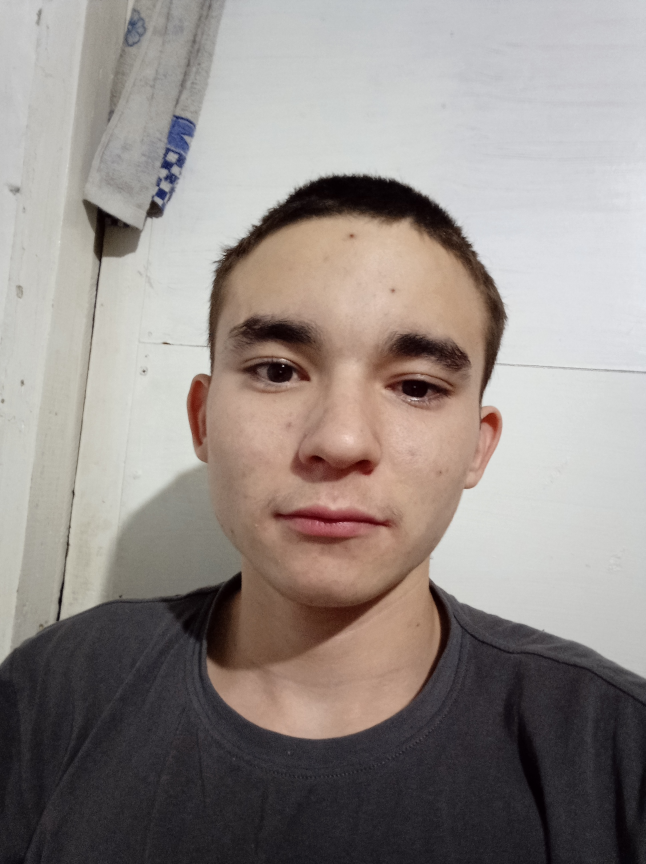
#> input picture test_images/2.jpg, 1936 x 2592 px, found by its file name (shown at 1/3 size); its folder holds 4 pictures in this run
$ python faceswaptest.py
#> lines starting #> are read from the running program, lines starting #| are printed output that depends on the picture; after the words box and inside, x2 and y2 are one past the last pixel; in counts of white or black regions, pixels touching at a corner belong together
import cv2
import numpy as np


def extract_ellipse(image, center, axes, angle=0, start_angle=0, end_angle=360):
    # Erstelle eine leere Maske, die die gleiche Größe wie das Bild hat
    mask = np.zeros(image.shape[:2], dtype=np.uint8)

    # Zeichne eine Ellipse auf der Maske (weiß auf schwarzem Hintergrund)
    cv2.ellipse(mask, center, axes, angle, start_angle, end_angle, (255), -1)

    # Erstelle einen Alpha-Kanal aus der Maske (für Transparenz)
    alpha_mask = cv2.merge([mask, mask, mask, mask])

    # Wenn das Bild nur 3 Kanäle hat, konvertiere es in ein 4-Kanal-Bild (BGRA)
    if image.shape[2] == 3:
        image = cv2.cvtColor(image, cv2.COLOR_BGR2BGRA)

    # Wende die Maske auf das Bild an, um den Ellipsenbereich zu extrahieren
    result = cv2.bitwise_and(image, alpha_mask)

    return result


image1_name = input("input image1 name and format: ")
#> the answer given: test_images/2.jpg
image2_name = input("input image2 name and format: ")
#> the answer given: test_images/3.jpg

# Lade das Bild
image_path = 'test_images/' + image1_name  # Ersetze mit deinem Bildpfad
image_path2 = 'test_images/' + image2_name  # Ersetze mit deinem Bildpfad

image1 = cv2.imread(image_path)
#> image1 is the input picture: shape (2592, 1936, 3); mean B, G, R 136.1, 140.2, 148.4
image2 = cv2.imread(image_path2)
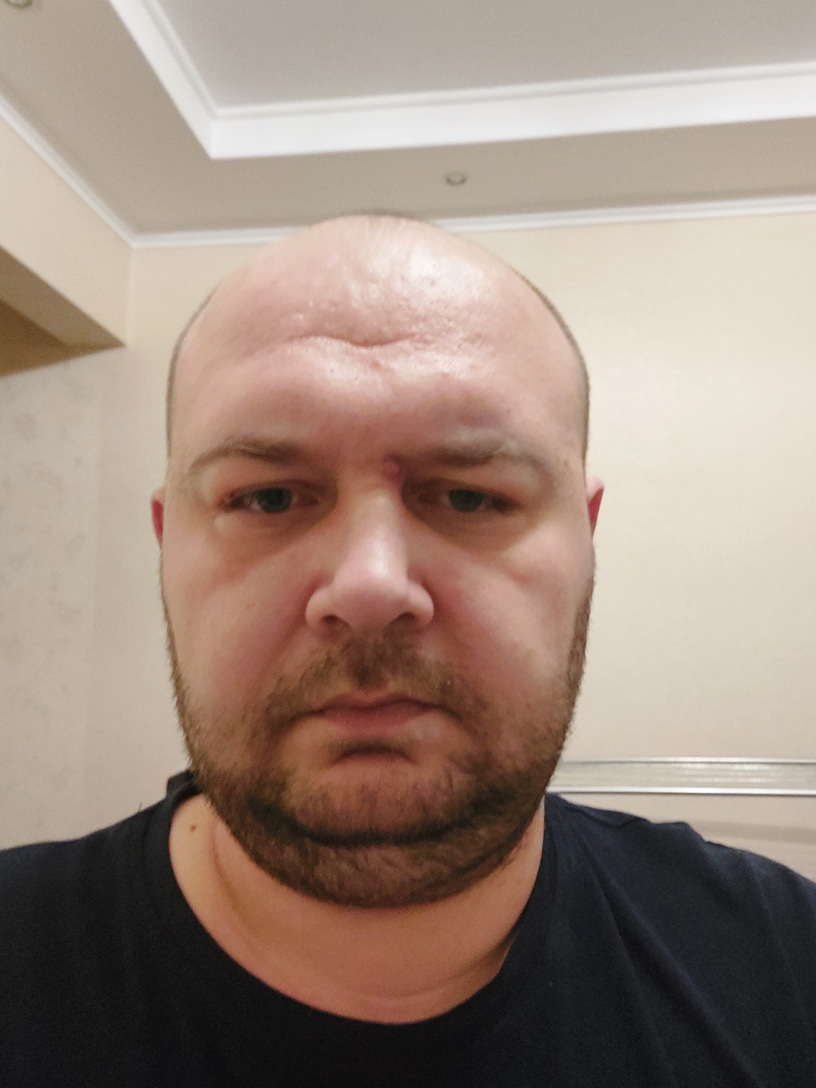
#> input picture test_images/3.jpg, 2448 x 3264 px, found by its file name (shown at 1/3 size)
#> image2 is the input picture: shape (3264, 2448, 3); mean B, G, R 124.7, 136.7, 155.8
gray1 = cv2.cvtColor(image1, cv2.COLOR_BGR2GRAY)
gray2 = cv2.cvtColor(image2, cv2.COLOR_BGR2GRAY)
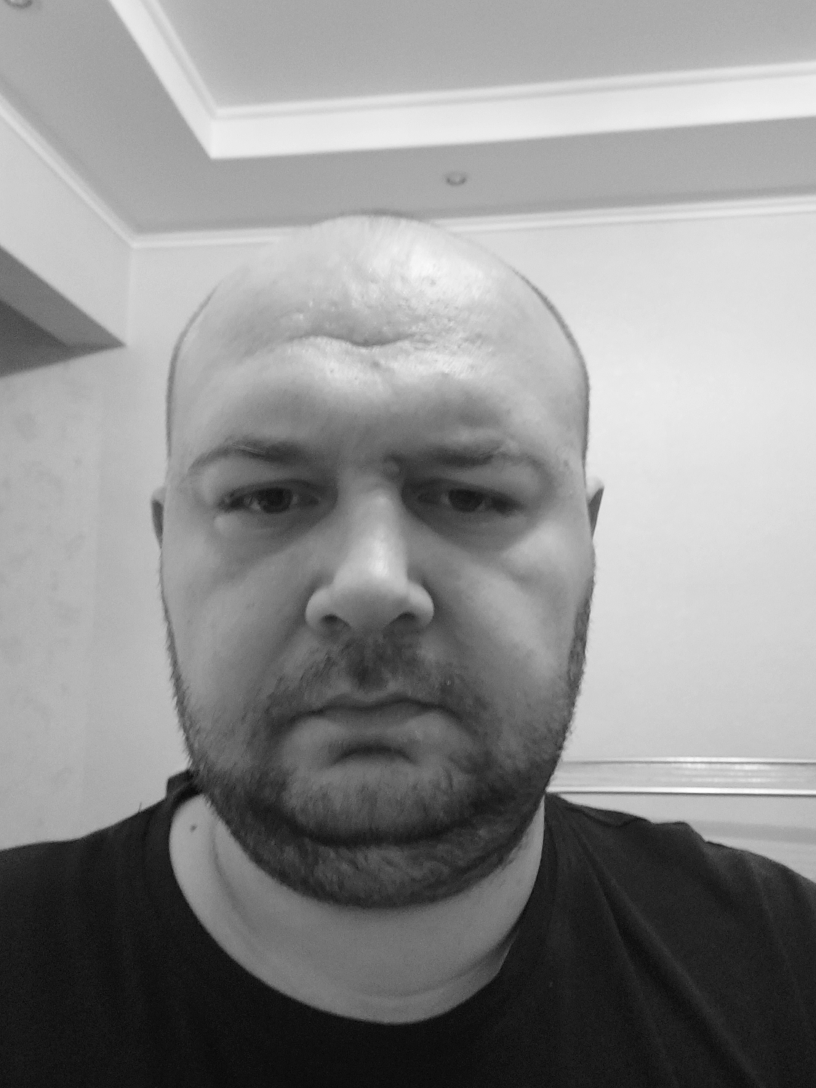
#> gray2: shape (3264, 2448) (shown at 1/3 size); min 3, max 255, mean 141.1

# Lade OpenCVs vortrainiertes Haar-Cascade für Gesichtsdetektion
face_cascade = cv2.CascadeClassifier(cv2.data.haarcascades + 'haarcascade_frontalface_default.xml')

# Detectiere Gesichter im Bild
faces1 = face_cascade.detectMultiScale(gray1, scaleFactor=1.1, minNeighbors=5)
#> faces1 = [[444, 632, 1174, 1174]]
faces2 = face_cascade.detectMultiScale(gray2, scaleFactor=1.1, minNeighbors=5)
#> faces2 = [[337, 883, 1575, 1575]]

if len(faces1) < 1 or len(faces2) < 1:
    print("각 이미지에서 최소한 하나의 얼굴이 필요합니다!")
else:
    # Extrahiere die Regionen der Gesichter
    x1, y1, w1, h1 = faces1[0]
#> x1 = 444; y1 = 632; w1 = 1174; h1 = 1174
    x2, y2, w2, h2 = faces2[0]
#> x2 = 337; y2 = 883; w2 = 1575; h2 = 1575

    # Extrahiere die Gesichter aus den Rechtecken
    face1 = image1[y1:y1 + h1, x1:x1 + w1]
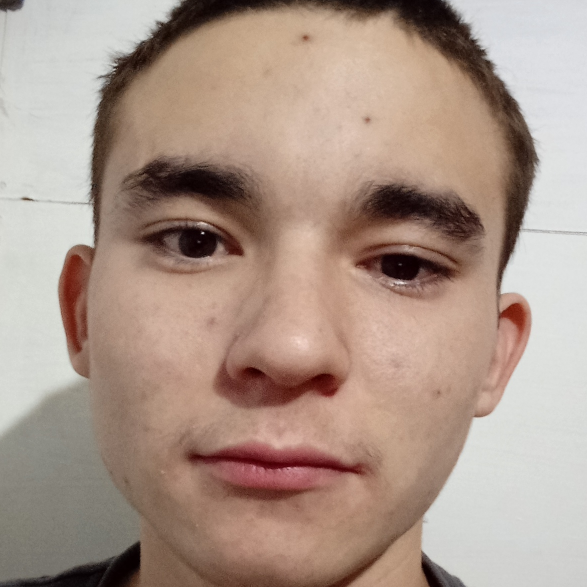
#> face1: shape (1174, 1174, 3) (shown at 1/2 size); mean B, G, R 137.7, 150.1, 171.6
    face2 = image2[y2:y2 + h2, x2:x2 + w2]
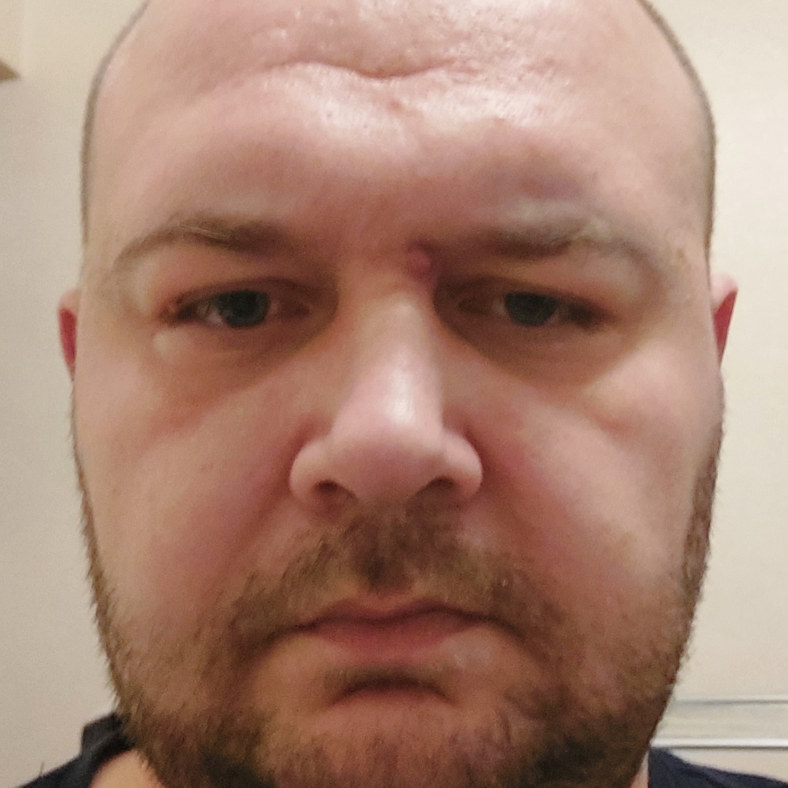
#> face2: shape (1575, 1575, 3) (shown at 1/2 size); mean B, G, R 114, 130.6, 166.8

    # Resize die Gesichter auf die Zielgröße
    face1_resized = cv2.resize(face1, (w2, h2))
    face2_resized = cv2.resize(face2, (w1, h1))

    # Berechne die Mittelpunkte und Achsen nach dem Resizing
    center1_resized = (w2 // 2, h2 // 2)  # Mittelpunkte nach Resize
#> center1_resized = (787, 787)
    axes1_resized = (w2 // 3, h2 // 2)  # Achsen nach Resize
#> axes1_resized = (525, 787)
    center2_resized = (w1 // 2, h1 // 2)  # Mittelpunkte nach Resize
#> center2_resized = (587, 587)
    axes2_resized = (w1 // 3, h1 // 2)  # Achsen nach Resize
#> axes2_resized = (391, 587)

    # Extrahiere die Ellipsen aus den resized Gesichtern
    face1_ellipse = extract_ellipse(face1_resized, center1_resized, axes1_resized)
#> in extract_ellipse, `cv2.ellipse(mask, center, axes, angle, start_angle, end_angle, (255), ..`:
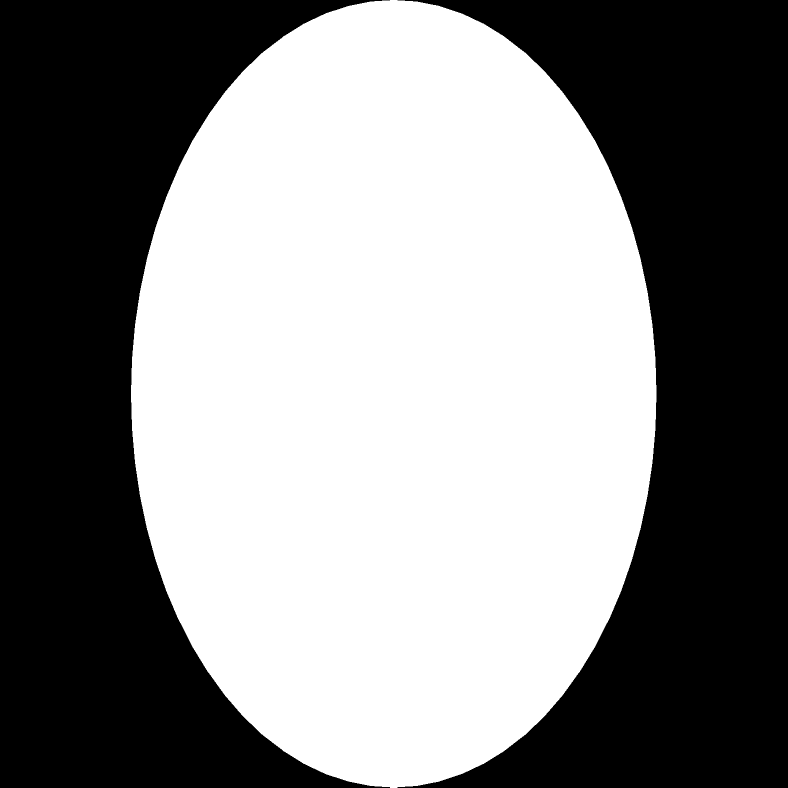
#> mask: shape (1575, 1575) (shown at 1/2 size); 52.3% white; 2 black regions, box (x1, y1, x2, y2) and area: (0, 0, 780, 1575) 591071, (795, 0, 1575, 1575) 591057
    face2_ellipse = extract_ellipse(face2_resized, center2_resized, axes2_resized)
#> call 2 of extract_ellipse, with center = (587, 587), axes = (391, 587), angle = 0, start_angle = 0, end_angle = 360
#> in extract_ellipse (call 2), `cv2.ellipse(mask, center, axes, angle, start_angle, end_angle, (255), ..`: mask: shape (1174, 1174); 52.4% white; 2 black regions, box (x1, y1, x2, y2) and area: (0, 0, 580, 1174) 328921, (595, 0, 1174, 1174) 327707
#> in extract_ellipse (call 2), `result = cv2.bitwise_and(image, alpha_mask)`:
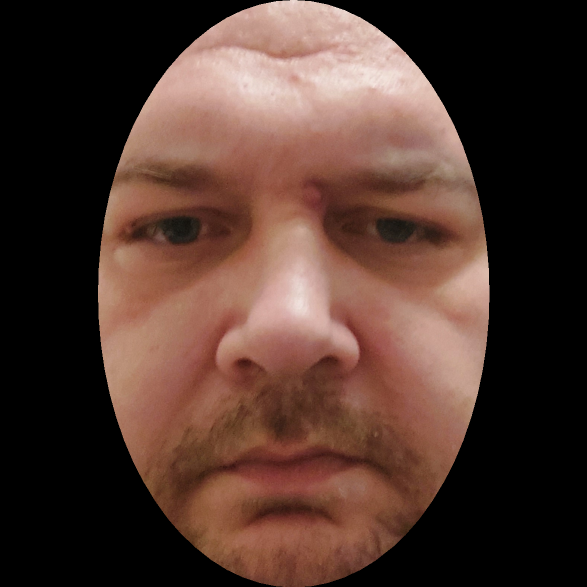
#> result: shape (1174, 1174, 4) (shown at 1/2 size); mean B, G, R, A 46.4, 55, 79.8, 133.5

    # Erstelle ein Ergebnisbild, das das Originalbild kopiert
    result1 = image1.copy()
    result2 = image2.copy()

    # Extrahiere nur die ersten 3 Kanäle aus den resized Gesichtern (ignoriere den Alpha-Kanal)
    face1_resized_bgr = face1_ellipse[:, :, :3]  # Entferne den Alpha-Kanal
    face2_resized_bgr = face2_ellipse[:, :, :3]  # Entferne den Alpha-Kanal

    # Extrahiere den Alpha-Kanal (Transparenz) des Ellipsen-Bildes
    alpha1 = face1_ellipse[:, :, 3]  # Alpha-Kanal von Gesicht 1
    alpha2 = face2_ellipse[:, :, 3]  # Alpha-Kanal von Gesicht 2

    # Beispiel: Nur die sichtbaren (nicht-transparenten) Pixel hinzufügen
    for i in range(h2):
        for j in range(w2):
            if face1_ellipse[i, j, 3] != 0:  # Nur nicht-transparente Pixel
                result2[y2 + i, x2 + j, :3] = face1_ellipse[i, j, :3]  # Kopiere BGR-Werte

    for i in range(h1):
        for j in range(w1):
            if face2_ellipse[i, j, 3] != 0:  # Nur nicht-transparente Pixel
                result1[y1 + i, x1 + j, :3] = face2_ellipse[i, j, :3]  # Kopiere BGR-Werte
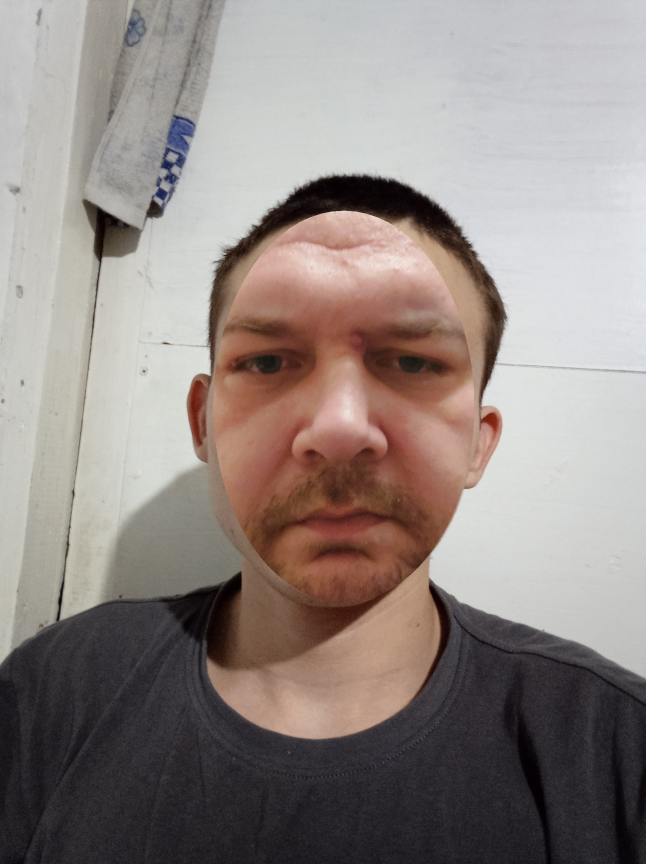
#> result1: shape (2592, 1936, 3) (shown at 1/3 size); mean B, G, R 132, 136, 146.1

    # Ergebnisbild anzeigen
    cv2.imshow("Face Swap with Ellipses image1", result1)
    cv2.imshow("Face Swap with Ellipses image2", result2)

    cv2.waitKey(0)
    cv2.destroyAllWindows()
